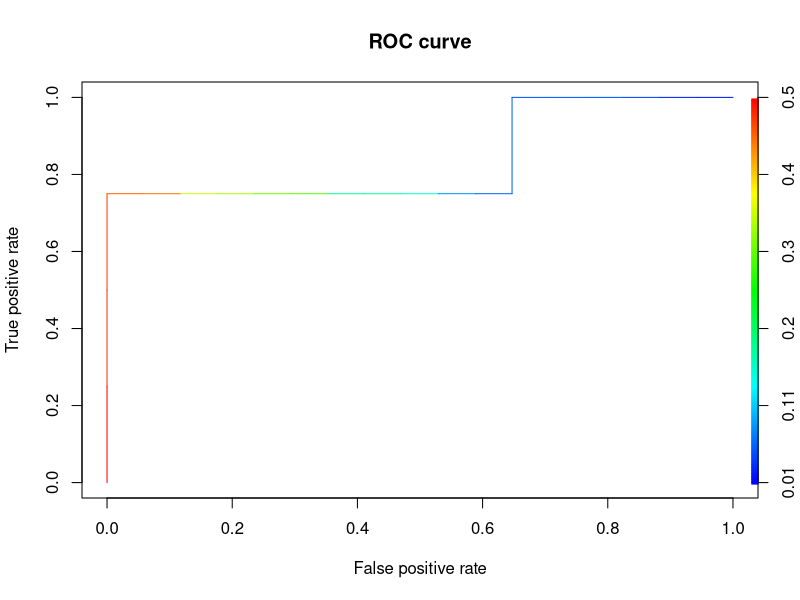
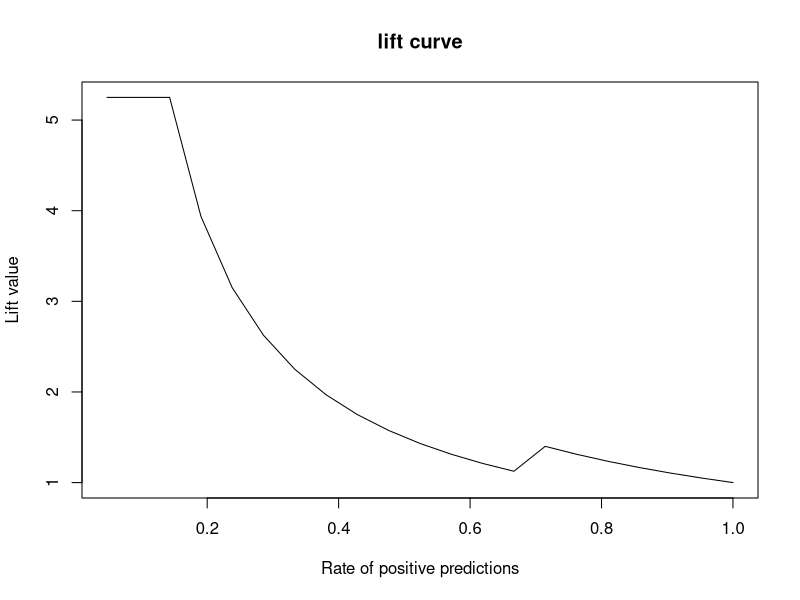

These figures' R source, in order:
# Load the kyphosis data set.
require(rpart)
data(kyphosis)
View(kyphosis)
kyphosis = kyphosis
table(kyphosis$Kyphosis)
str(kyphosis)

# Split randomly
x <- kyphosis[sample(1:nrow(kyphosis), nrow(kyphosis), replace = F),] # randomly reorder the sequence
x.train <- kyphosis[1:floor(nrow(x)*.75), ] # split into train and test set
x.evaluate <- kyphosis[(floor(nrow(x)*.75)+1):nrow(x), ]

# Create a model using "random forest and bagging ensemble algorithms
# utilizing conditional inference trees."
require(party)
x.model <- cforest(Kyphosis ~ Age + Number + Start, data=x.train,
                   control = cforest_unbiased(mtry = 3))

# Alternatively, use "recursive partitioning [...] in a conditional
# inference framework."
# x.model <- ctree(Kyphosis ~ Age + Number + Start, data=x.train)

# ctree plots nicely (but cforest doesn"t plot)
# plot (x.model)

# Use the model to predict the evaluation.
x.evaluate$prediction <- predict(x.model, newdata=x.evaluate)

# Calculate the overall accuracy.
x.evaluate$correct <- x.evaluate$prediction == x.evaluate$Kyphosis
print(paste("% of predicted classifications correct", mean(x.evaluate$correct)))

library(caret)
confusionMatrix(x.evaluate$prediction, x.evaluate$Kyphosis, positive = "absent")

# Extract the class probabilities.
x.evaluate$probabilities <- 1- unlist(treeresponse(x.model,
                                                   newdata=x.evaluate), use.names=F)[seq(1,nrow(x.evaluate)*2,2)]

# Plot the performance of the model applied to the evaluation set as
# an ROC curve.
require(ROCR)
pred <- prediction(x.evaluate$probabilities, x.evaluate$Kyphosis)
perf <- performance(pred,"tpr","fpr")
plot(perf, main="ROC curve", colorize=T)

# And then a lift chart
perf <- performance(pred,"lift","rpp")
plot(perf, main="lift curve")
